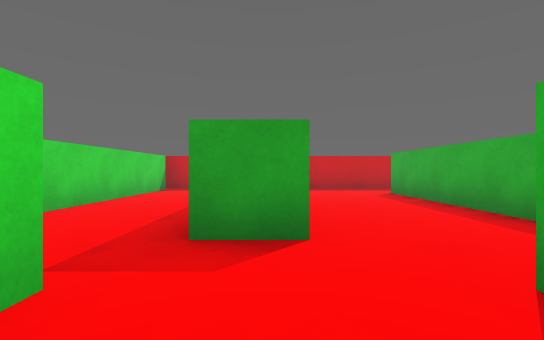
view 1 (above)

16 first-person views from a walk through a Unity game level. The camera is 0.58 m above the floor, looks level and sees 85° across. The floor is counted in squares, 1 m on a side. Each view is taken from the middle of a square. On the plan, view 1 faces up. The plan holds only what a view shows up to about 9 squares ahead; the rest is blank. The player character is not drawn.

view 2
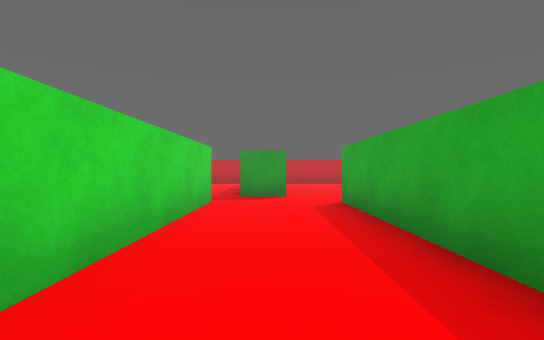

view 3
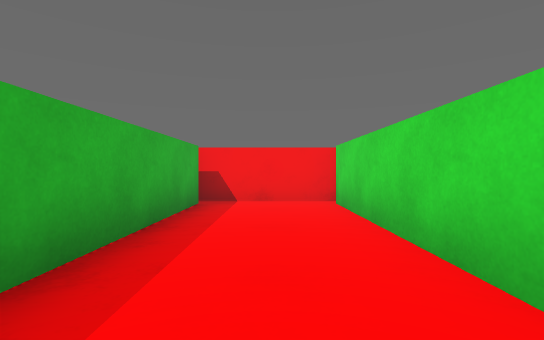

view 4
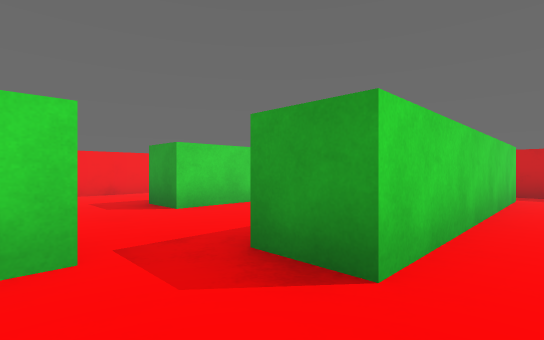

view 5
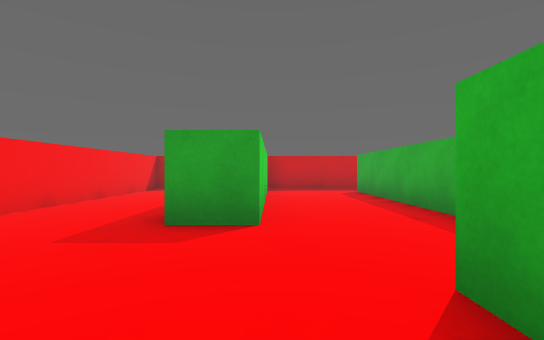

view 6
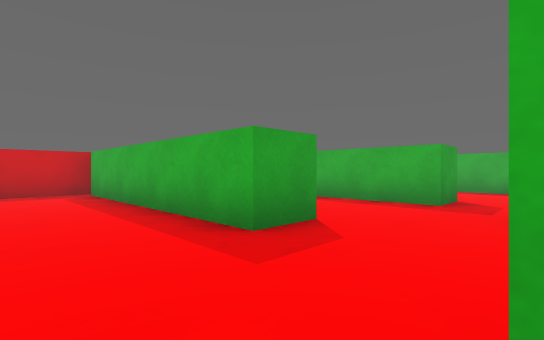

view 7
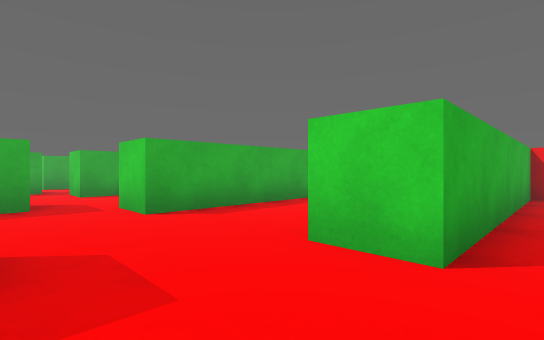

view 8
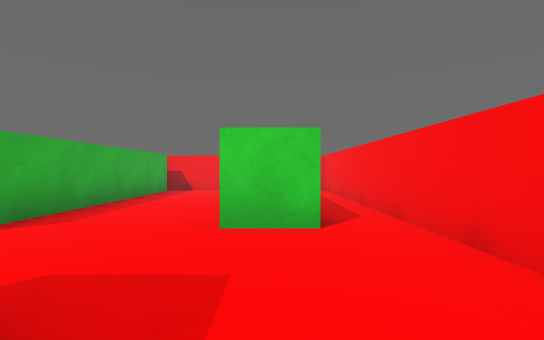

view 9
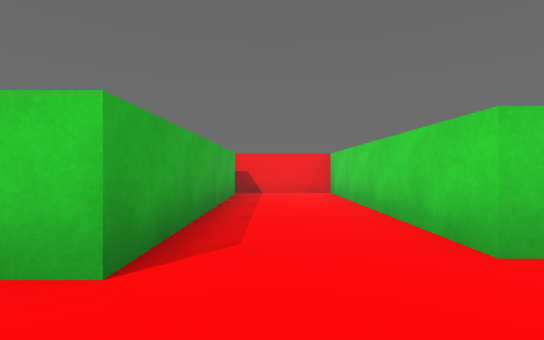

view 10
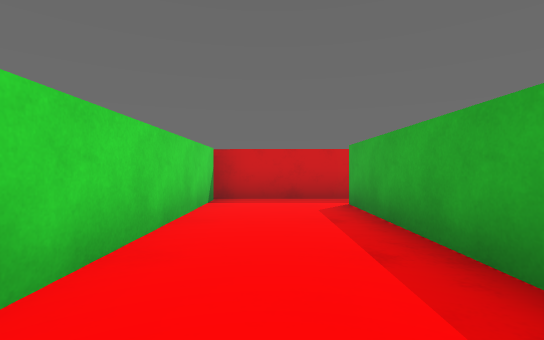

view 11
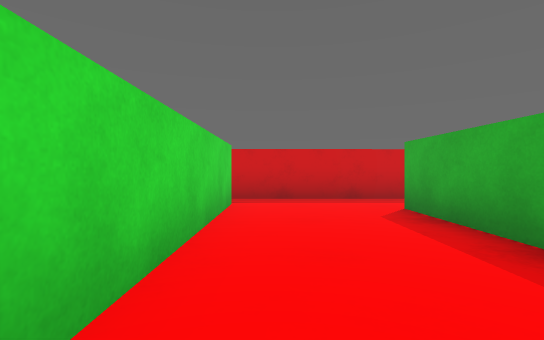

view 12
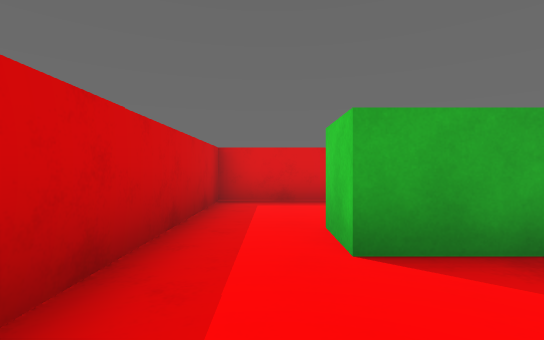

view 13
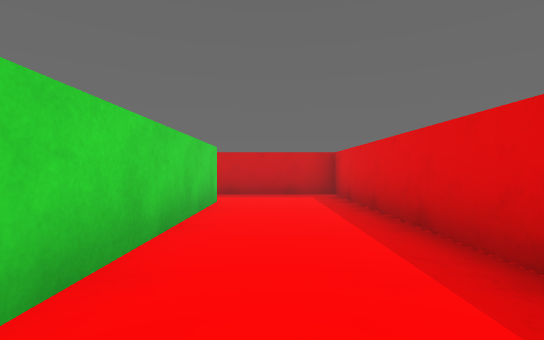

view 14
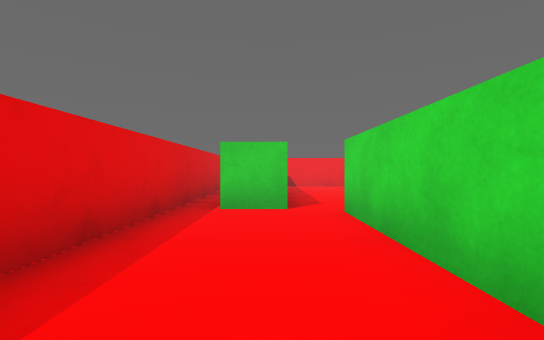

view 15
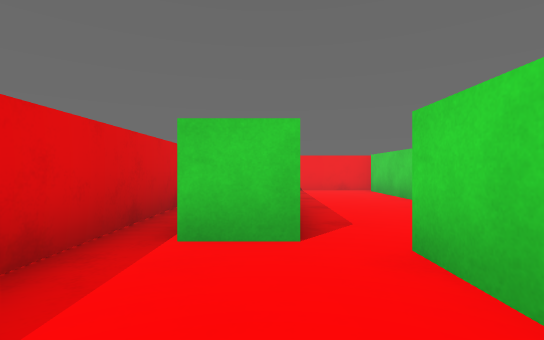

view 16
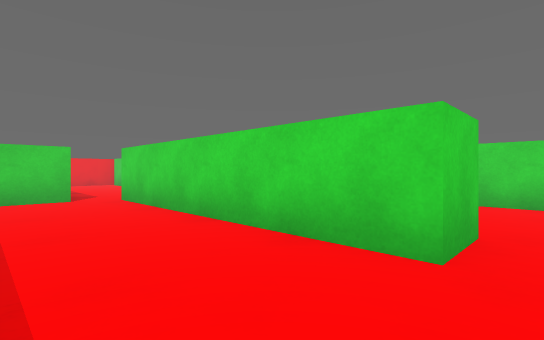

### Floor plan
Ten units are one square. View 1 is at (0, 0); x grows to the right and y downward. Boxes are objects, and circles mark ways between rooms. Rooms are numbered by the first view taken in them; rooms with no view inside come last. Other rooms are left out.
<svg viewBox="-70 -95 140 145">
<path fill="none" stroke="#000" d="M30 -18 30 -75M-11 -14 -11 42M3 -81 3 -25 -7 -25M13 42 13 -14 22 -14M-16 45 31 45M25 -90 0 -90M-7 -25 -7 -81M-21 41 -21 -14 -11 -14M-31 -88 -31 -31 -41 -31 -41 -88M0 -90 -65 -90 -65 45 -55 45 -55 -11 -45 -11 -45 45 -16 45M30 -75 40 -75 40 -19M48 -14 59 -14M65 0 65 -90 25 -90"/>
<circle cx="0" cy="-20" r="3" fill="#2a7"/>
<circle cx="35" cy="-80" r="3" fill="#2a7"/>
<text x="10" y="-20">1</text>
<text x="-40" y="-20">2</text>
<text x="50" y="-50">3</text>
</svg>
Room 1 opens to room 2. Room 1 opens to room 3.

Where each view was taken, in squares from view 1:
view 1: 0 up, 0 right, facing up
view 2: 4 down, 0 right, facing up
view 3: 1 up, 0 right, facing down
view 4: 1 up, 1 right, facing up-left
view 5: 0 up, 3 left, facing up
view 6: 1 up, 6 left, facing up-right
view 7: 3 up, 6 left, facing down-right
view 8: 4 up, 5 left, facing down
view 9: 3 up, 3 left, facing down
view 10: 3 up, 2 left, facing up
view 11: 3 up, 1 right, facing up
view 12: 8 up, 1 right, facing right
view 13: 2 up, 5 right, facing up
view 14: 6 up, 5 right, facing down
view 15: 4 up, 5 right, facing down
view 16: 8 up, 6 right, facing down-left
